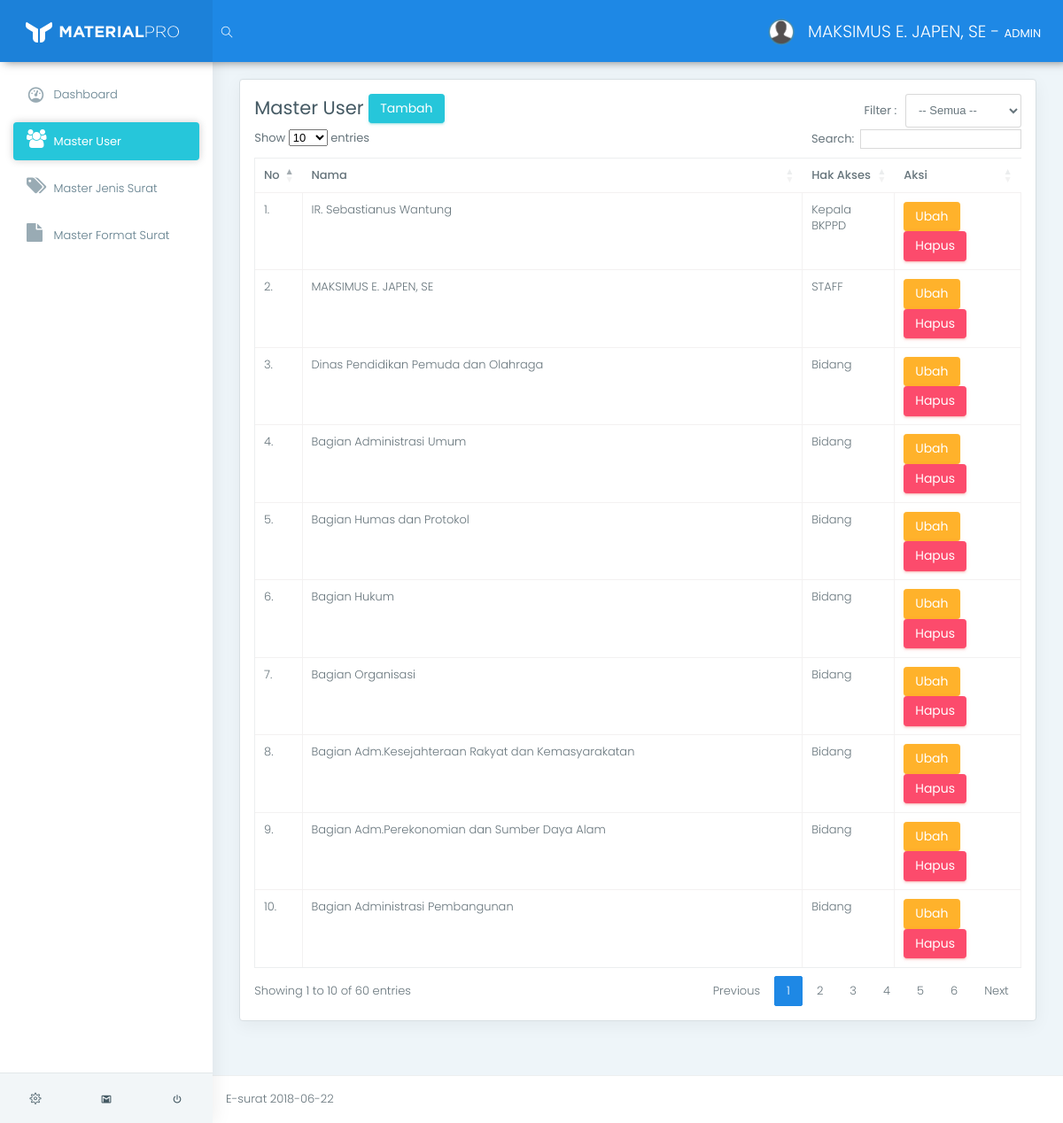
Screenshot of /app/index.php?page=view_user (signed in) with the database file from the repository.
### tables this page shows
CREATE TABLE `tb_user` (
  `id_user` varchar(11) NOT NULL,
  `nip` varchar(50) NOT NULL,
  `nama` varchar(100) NOT NULL,
  `id_jabatan` int(11) NOT NULL,
  `gambar` varchar(100) NOT NULL
);

CREATE TABLE `tb_jabatan` (
  `id_jabatan` int(11) NOT NULL,
  `jabatan` varchar(100) NOT NULL
);

### app/helper/koneksi.php (called while the page is built, shortened)
<?php
class Koneksi {
	private $koneksi;
	function __construct(){
		$this->koneksi = new mysqli("localhost","root","","db_e_surat");
	}
	public function setQuery($sql){
		return $this->koneksi->query($sql);
	}
}
 ?>

### app/helper/auth.php (called while the page is built, shortened)
<?php
include 'crud.php';
class Auth {
	public function isKepalaBadan(){
		return ($_SESSION['sess_user']['sess_status'] == "KEPALA BADAN");
	}
	public function isAdmin(){
		return ($_SESSION['sess_user']['sess_status'] == "ADMIN");
	}
	public function getUser($id_user){
		$sql    = "SELECT * FROM tb_user WHERE id_user = '$id_user'";
		$crud   = new Crud();
		$result = $crud->view($sql);
		return $result[0]['nama'];
	}
}
 ?>

### app/helper/crud.php (called while the page is built, shortened)
<?php
include_once 'koneksi.php';
class Crud {
	function __construct(){
		$this->koneksi = new Koneksi();
	}
	public function view($sql){
		$result = $this->koneksi->setQuery($sql);
		$data = [];
        while ($row = $result->fetch_assoc()) {
            $data[] = $row;
        }
        return $data;
	}
}
 ?>

### app/m_pegawai/view.php (the view, shortened to what this page needs)
<div class="row">
    <div class="col-lg-12">
        <div class="card">
            <div class="card-block">
            <div class="row">
                <div class="col-md-6">
                    <h3>
                        Master User
                        <a href="index.php?page=add_user" class="btn btn-success">Tambah</a>
                    </h3>
                </div>
                <div class="col-md-6">
                    <div class="form-inline pull-right">
                        <label><b>Filter : &ensp;</b></label>
                        <select id="filter_jabatan" class="form-control">
                            <option value=""> -- Semua -- </option>
                        </select>
                    </div>
                </div>
            </div>
                <table class="table table-stripped table-bordered" id="data_table_filter">
                    <thead>
                        <tr>
                            <th>No</th>
                            <th>Nama</th>
                            <th>Hak Akses</th>
                            <th>Aksi</th>
                        </tr>
                    </thead>
                    <tbody>
                        <?php
                            $crud   = new Crud();
                            $result = $crud->view(" SELECT * FROM tb_user
                                                    INNER JOIN tb_jabatan ON tb_user.id_jabatan = tb_jabatan.id_jabatan
                                                    INNER JOIN tb_login ON tb_user.id_user = tb_login.id_user"
                                                );
                            $no = 1;
                            foreach ($result as $value):
                        ?>
                        <tr>
                            <td><?= $no++."." ?></td>
                            <td><?= $value['nama'] ?></td>
                            <?php
                            $jabatan ="";
                            if($value['jabatan']=="Kepala BKPPD" ||
                               $value['jabatan']=="Sekretaris"||
                               $value['jabatan']=="STAFF"||
                               $value['jabatan']=="Dinas")
                            {
                                $jabatan = $value['jabatan'];
                            }
                            else
                            {
                                $jabatan = "Bidang";
                            }
                            ?>
                            <td><?= $jabatan ?></td>
                            <td>
                                <a href="index.php?page=edit&id_user=<?= $value['id_user'] ?>" class="btn btn-warning">Ubah</a>
                                <a href="index.php?page=delete&id_user=<?= $value['id_user'] ?>" onClick="return confirm('Data Akan Dihapus !')" class="btn btn-danger">Hapus</a>
                            </td>
                        </tr>
                        <?php endforeach ?>
                    </tbody>
                </table>
            </div>
        </div>
    </div>
</div>

### app/index.php (shortened to what this page needs)
<?php
include "helper/auth.php";
$auth = new Auth();
?>
<!DOCTYPE html>
<html lang="en">
<head>
	<link href="../assets/css/box.css" rel="stylesheet">
	<link href="../assets/plugins/bootstrap/css/bootstrap.min.css" rel="stylesheet">
	<link href="../assets/plugins/c3-master/c3.min.css" rel="stylesheet">
	<link href="../assets/css/style.css" rel="stylesheet">
	<link href="../assets/css/colors/blue.css" id="theme" rel="stylesheet">
	<link rel="stylesheet" href="https://cdn.datatables.net/1.10.16/css/dataTables.bootstrap4.min.css">
	<link rel="stylesheet" href="https://cdn.datatables.net/buttons/1.5.1/css/buttons.dataTables.min.css">
	<link href="https://cdnjs.cloudflare.com/ajax/libs/select2/4.0.6-rc.0/css/select2.min.css" rel="stylesheet" />
</head>
<body class="fix-header fix-sidebar card-no-border">
	<div id="main-wrapper">
		<header class="topbar">
			<nav class="navbar top-navbar navbar-toggleable-sm navbar-light">
				<div class="navbar-header">
					<a class="navbar-brand" href="index.html">
						<b>
							<img src="../assets/images/logo-light-icon.png" alt="homepage" class="light-logo" />
						</b>
						<span>
						 <img src="../assets/images/logo-light-text.png" class="light-logo" alt="homepage" /></span> </a>
				</div>
				<div class="navbar-collapse">
					<ul class="navbar-nav mr-auto mt-md-0">
						<li class="nav-item hidden-sm-down search-box"> <a class="nav-link hidden-sm-down text-muted waves-effect waves-dark" href="javascript:void(0)"><i class="ti-search"></i></a>
						</li>
					</ul>
					<ul class="navbar-nav my-lg-0">
						<li class="nav-item dropdown">
							<a class="nav-link dropdown-toggle text-muted waves-effect waves-dark" href="" data-toggle="dropdown" aria-haspopup="true" aria-expanded="false"><img src="../assets/images/user.png" alt="user" class="profile-pic m-r-10" />
								<?= $auth->getUser($_SESSION['sess_user']['sess_id_user'])." - <b>".$_SESSION['sess_user']['sess_status']."</b>" ?>
							</a>
						</li>
					</ul>
				</div>
			</nav>
		</header>
		<aside class="left-sidebar">
			<div class="scroll-sidebar">
				<nav class="sidebar-nav">
					<ul id="sidebarnav">
					<li>
						<a class="waves-effect waves-dark" href="index.php?page=view_dashbord" aria-expanded="false"><i class="mdi mdi-gauge"></i><span class="hide-menu"> Dashboard</span></a>
					</li>
					<?php if($auth->isKepalaBadan()): ?>
						<li>
							<a class="waves-effect waves-darkenvelope-open" href="index.php?page=view_surat_masuk_tu" aria-expanded="false"><i class="fa fa-envelope-open"></i><span class="hide-menu"> Surat Masuk</span></a>
						</li>
						<li>
							<a class="waves-effect waves-dark" href="index.php?page=view_surat_keluar" aria-expanded="false"><i class="fa fa-envelope"></i><span class="hide-menu">Surat Keluar</span></a>
						</li>
					<?php elseif($auth->isAdmin()): ?>
						<li>
							<a class="waves-effect waves-dark" href="index.php?page=view_user" aria-expanded="false"><i class="fa fa-users"></i><span class="hide-menu"> Master User</span></a>
						</li>
						<li>
							<a class="waves-effect waves-dark" href="index.php?page=view_jenis_surat" aria-expanded="false"><i class="fa fa-tags"></i><span class="hide-menu"> Master Jenis Surat</span></a>
						</li>
						<li>
							<a class="waves-effect waves-dark" href="index.php?page=view_format_surat" aria-expanded="false"><i class="fa fa-file"></i><span class="hide-menu"> Master Format Surat</span></a>
						</li>
					<?php endif ?>
					</ul>
				</nav>
			</div>
			<div class="sidebar-footer">
				<a href="" class="link" data-toggle="tooltip" title="Settings"><i class="ti-settings"></i></a>
				<a href="" class="link" data-toggle="tooltip" title="Email"><i class="mdi mdi-gmail"></i></a>
				<a href="../logout.php" class="link" data-toggle="tooltip" title="Logout"><i class="mdi mdi-power"></i></a> </div>
		</aside>
		<div class="page-wrapper">
			<div class="container-fluid"><br>
				<?php
				$page = isset( $_GET['page'])?$_GET['page']:"";
				if($page){
					if($page == "view_dashbord"){
						include "dashbord/view.php";
					}else if($page == "view_user"){
						include "m_pegawai/view.php";
					}else if($page == "add_user"){
						include "m_pegawai/add_form.php";
					}else if($page == "edit"){
						include "m_pegawai/edit_form.php";
					}else if($page == "delete"){
						include "m_pegawai/delete.php";
					}
				}else{
					include "dashbord/view.php";
				}
				?>
			</div>
			<footer class="footer"> E-surat <?= date("Y-m-d") ?> </footer>
		</div>
	</div>
</body>
</html>

### assets/css/colors/blue.css (style rules this page uses)
.topbar { background: #1e88e5; }
.topbar .navbar-header { background: rgba(0, 0, 0, 0.05); }
.topbar .top-navbar .navbar-header .navbar-brand .light-logo { display: inline-block; color: rgba(255, 255, 255, 0.8); }
.topbar .navbar-light .navbar-nav .nav-item > a.nav-link { color: #ffffff !important; }
.sidebar-nav { background: #fff; }
.sidebar-nav ul li a { color: #607d8b; }
.sidebar-nav ul li a.active, .sidebar-nav ul li a:hover { color: #26c6da; }
.sidebar-nav ul li a.active { color: #263238; }
.sidebar-nav > ul > li.active > a, .sidebar-nav > ul > li.active:hover > a { color: #ffffff; background: #26c6da; }
.sidebar-nav > ul > li.active > a i, .sidebar-nav > ul > li.active:hover > a i { color: #ffffff; }
.sidebar-nav > ul > li.active > a:after, .sidebar-nav > ul > li.active:hover > a:after { border-color: #ffffff; }
.sidebar-nav > ul > li > a.active i, .sidebar-nav > ul > li > a:hover i { color: #26c6da; }
.sidebar-nav > ul > li > a i { color: #99abb4; }
.sidebar-nav > ul > li > a.active { font-weight: 400; background: #ffffff; color: #1e88e5; }
.card-no-border .sidebar-nav > ul > li > a.active { color: #ffffff; background: #26c6da; }
.card-no-border .sidebar-nav > ul > li > a.active i { color: #ffffff; }
.card-no-border .sidebar-nav > ul > li > a.active:after { border-color: #ffffff; }

### app/index.php (style rules this page uses)
* { font-size: 13px; line-height: 1.428; }

### rows the page displays
tb_user: nama "MAKSIMUS E. JAPEN, SE", id_jabatan.jabatan "STAFF"
tb_user: nama "IR. Sebastianus Wantung", id_jabatan.jabatan "Kepala BKPPD"
tb_user: nama "Dinas Pendidikan Pemuda dan Olahraga", id_jabatan.jabatan "Bidang"
tb_user: nama "Bagian Administrasi Umum", id_jabatan.jabatan "Bidang"
tb_user: nama "Bagian Humas dan Protokol", id_jabatan.jabatan "Bidang"
tb_user: nama "Bagian Hukum", id_jabatan.jabatan "Bidang"
tb_user: nama "Bagian Organisasi", id_jabatan.jabatan "Bidang"
tb_user: nama "Bagian Adm.Kesejahteraan Rakyat dan Kemasyarakatan", id_jabatan.jabatan "Bidang"
tb_user: nama "Bagian Adm.Perekonomian dan Sumber Daya Alam", id_jabatan.jabatan "Bidang"
tb_user: nama "Bagian Administrasi Pembangunan", id_jabatan.jabatan "Bidang"

### other values shown
$_SESSION['sess_user']['sess_status'] "ADMIN"
